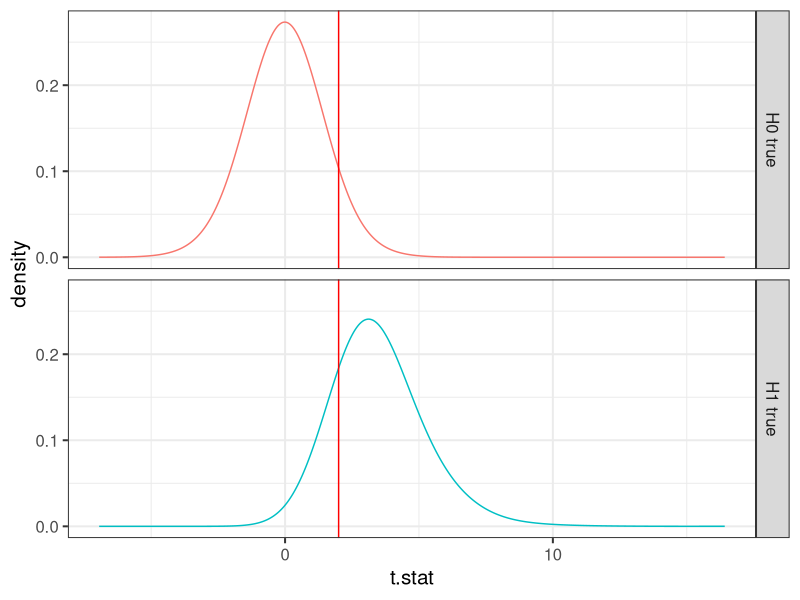

The R source for this figure:
library(tidyverse)

n.reps = 10000
n = 10

mu0 = 0
sigma0 = 1
mu1 = 1
sigma1 = 1

t.h0 = replicate(n.reps, {
    x = rnorm(n, mu0, sigma0)
    xbar = mean(x)
    s = sd(x)
    tobs = (xbar - mu0) / (s / sqrt(n))
})

t.h1 = replicate(n.reps, {
    x = rnorm(n, mu1, sigma1)
    xbar = mean(x)
    s = sd(x)
    tobs = (xbar - mu0) / (s / sqrt(n))
})

plt = tibble(
    t.h0 = t.h0,
    t.h1 = t.h1
)

plt.long = plt %>%
    pivot_longer(1:2, names_to = 'true.hyp', values_to = 't.stat') %>%
    mutate(true.hyp.lab = ifelse(true.hyp == 't.h0', 'H0 true', 'H1 true'))

ggplot(plt.long) +
    geom_density(aes(t.stat, color = true.hyp.lab), bw = 1) +
    facet_grid(true.hyp.lab ~ .) +
    theme_bw(base_size = 15) + 
    theme(legend.position = 'none') +
    geom_vline(xintercept = 2, color = 'red')

Fn1 = ecdf(t.h1)
Fn1(2)

quantile(t.h0, 0.95)

Fn0 = ecdf(t.h0)
1 - Fn0(1.82)

# evidence against the null: xbars more distant from mu0